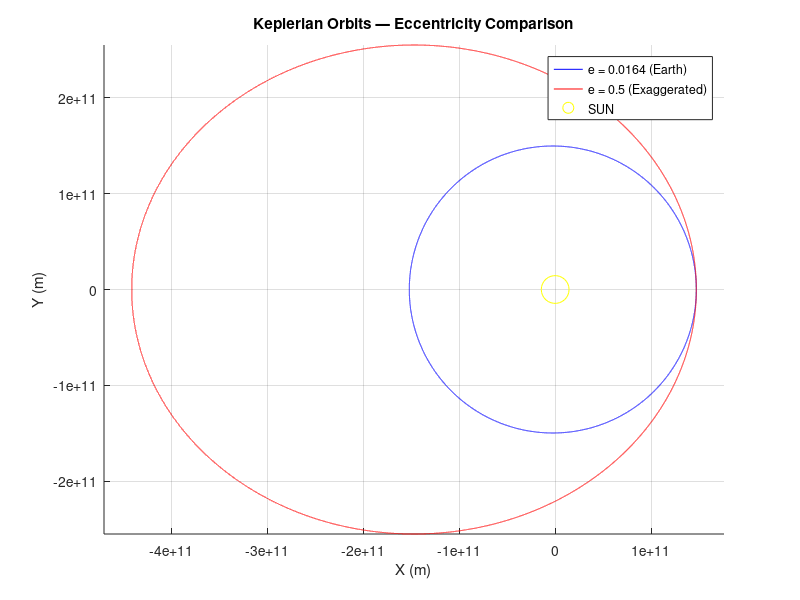

The MATLAB script that drew this image:
G = 6.674e-11;
M = 2e30;
dt = 1000;
r_peri = 1.471e11;

e_val = [0.0164, 0.5];
colors = ['b', 'r'];
labels = {'e = 0.0164 (Earth)', 'e = 0.5 (Exaggerated)'};

figure;
hold on;

for k = 1:2
    e = e_val(k);
    a = r_peri / (1 - e);
    v_peri = sqrt(G*M/a * (1+e)/(1-e));
    T = 2*pi*sqrt(a^3/(G*M));
    
    t = 0:dt:T;
    r         = zeros(size(t));
    r_dot     = zeros(size(t));
    theta     = zeros(size(t));
    theta_dot = zeros(size(t));
    
    r(1)         = r_peri;
    r_dot(1)     = 0;
    theta(1)     = 0;
    theta_dot(1) = v_peri / r_peri;

    for i = 1:length(t)-1
        k1_Y1 = r_dot(i);
        k1_Y2 = -G*M / (r(i)^2) + r(i)*(theta_dot(i)^2);
        k1_Y3 = theta_dot(i);
        k1_Y4 = -2*theta_dot(i)*r_dot(i)/r(i);
    
        r2    = r(i)         + 0.5*dt*k1_Y1;
        rd2   = r_dot(i)     + 0.5*dt*k1_Y2;
        th2   = theta(i)     + 0.5*dt*k1_Y3;
        td2   = theta_dot(i) + 0.5*dt*k1_Y4;
    
        k2_Y1 = rd2;
        k2_Y2 = -G*M/r2^2 + r2*td2^2;
        k2_Y3 = td2;
        k2_Y4 = -2*rd2*td2/r2;
    
        r3    = r(i)         + 0.5*dt*k2_Y1;
        rd3   = r_dot(i)     + 0.5*dt*k2_Y2;
        th3   = theta(i)     + 0.5*dt*k2_Y3;
        td3   = theta_dot(i) + 0.5*dt*k2_Y4;
    
        k3_Y1 = rd3;
        k3_Y2 = -G*M/r3^2 + r3*td3^2;
        k3_Y3 = td3;
        k3_Y4 = -2*rd3*td3/r3;
    
        r4    = r(i)         + dt*k3_Y1;
        rd4   = r_dot(i)     + dt*k3_Y2;
        th4   = theta(i)     + dt*k3_Y3;
        td4   = theta_dot(i) + dt*k3_Y4;
        
        k4_Y1 = rd4;
        k4_Y2 = -G*M/r4^2 + r4*td4^2;
        k4_Y3 = td4;
        k4_Y4 = -2*rd4*td4/r4;
    
        r(i+1)     = r(i)     + (dt/6)*(k1_Y1 + 2*k2_Y1 + 2*k3_Y1 + k4_Y1);
        r_dot(i+1) = r_dot(i) + (dt/6)*(k1_Y2 + 2*k2_Y2 + 2*k3_Y2 + k4_Y2);
        theta(i+1) = theta(i) + (dt/6)*(k1_Y3 + 2*k2_Y3 + 2*k3_Y3 + k4_Y3);
        theta_dot(i+1) = theta_dot(i) + (dt/6)*(k1_Y4 + 2*k2_Y4 + 2*k3_Y4 + k4_Y4);
    end

    x_cart = r .* cos(theta);
    y_cart = r .* sin(theta);
    plot(x_cart, y_cart, colors(k), 'DisplayName', labels{k});
end

plot(0, 0, 'yo', 'MarkerSize', 20,'DisplayName', 'SUN');
xlabel('X (m)'); 
ylabel('Y (m)');
title('Keplerian Orbits — Eccentricity Comparison');
axis equal; 
grid on; 
legend;
